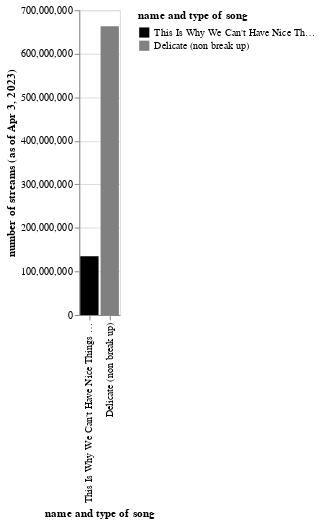

This figure's notebook cell:
### Code cell
## this code block is for FIGURE 18
df = pd.DataFrame({"name and type of song": ["This Is Why We Can't Have Nice Things (break up song)", "Delicate (non break up)"], "number of streams (as of Apr 3, 2023)": [134778163,663056389]})

plot = (
    alt.Chart(df)
    .mark_bar()
    .encode(
        x=alt.X("name and type of song", sort="y"),
        y="number of streams (as of Apr 3, 2023)",
    color=alt.Color('name and type of song',
                     scale=alt.Scale(
                         domain=df.sort_values(['number of streams (as of Apr 3, 2023)'])['name and type of song'].tolist(),
                         range=['black', 'grey']))))
plot

### Figure 1 — Vega-Lite specification as saved in the notebook (floating-point values rounded to 4 significant figures)
{"config": {"view": {"continuousWidth": 400, "continuousHeight": 300}}, "data": {"name": "data-ab7c2e6ed671bffb8f6238b4322b0433"}, "mark": "bar", "encoding": {"color": {"field": "name and type of song", "scale": {"domain": ["This Is Why We Can't Have Nice Things (break up song)", "Delicate (non break up)"], "range": ["black", "grey"]}, "type": "nominal"}, "x": {"field": "name and type of song", "sort": "y", "type": "nominal"}, "y": {"field": "number of streams (as of Apr 3, 2023)", "type": "quantitative"}}, "$schema": "https://vega.github.io/schema/vega-lite/v4.17.0.json", "datasets": {"data-ab7c2e6ed671bffb8f6238b4322b0433": [{"name and type of song": "This Is Why We Can't Have Nice Things (break up song)", "number of streams (as of Apr 3, 2023)": 134778163}, {"name and type of song": "Delicate (non break up)", "number of streams (as of Apr 3, 2023)": 663056389}]}}
